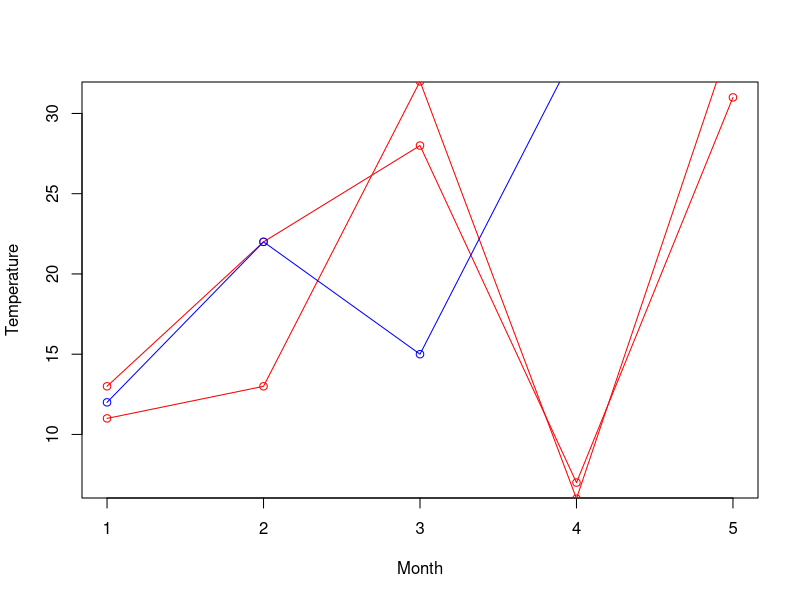

Source code (R):
v <- c(13, 22, 28, 7, 31)
w <- c(11, 13, 32, 6, 35)
x <- c(12, 22, 15, 34, 35)

png(file='multi_line_graph.jpg')
plot(v, type='o', col='red',xlab='Month',ylab='Temperature')
lines(w, type='o', col='red')
lines(x, type='o', col='blue')

dev.off()